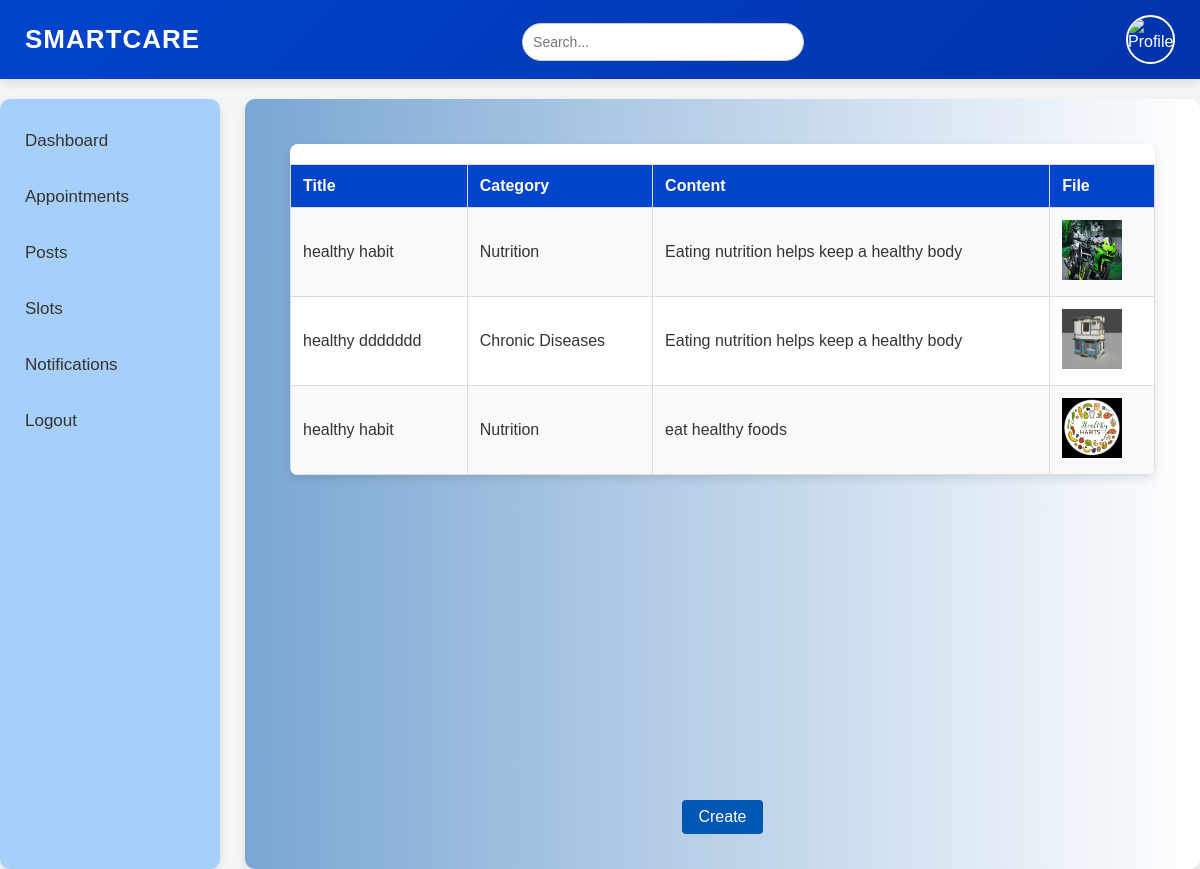
Page /api/docposts (signed in) on the earlier database version.
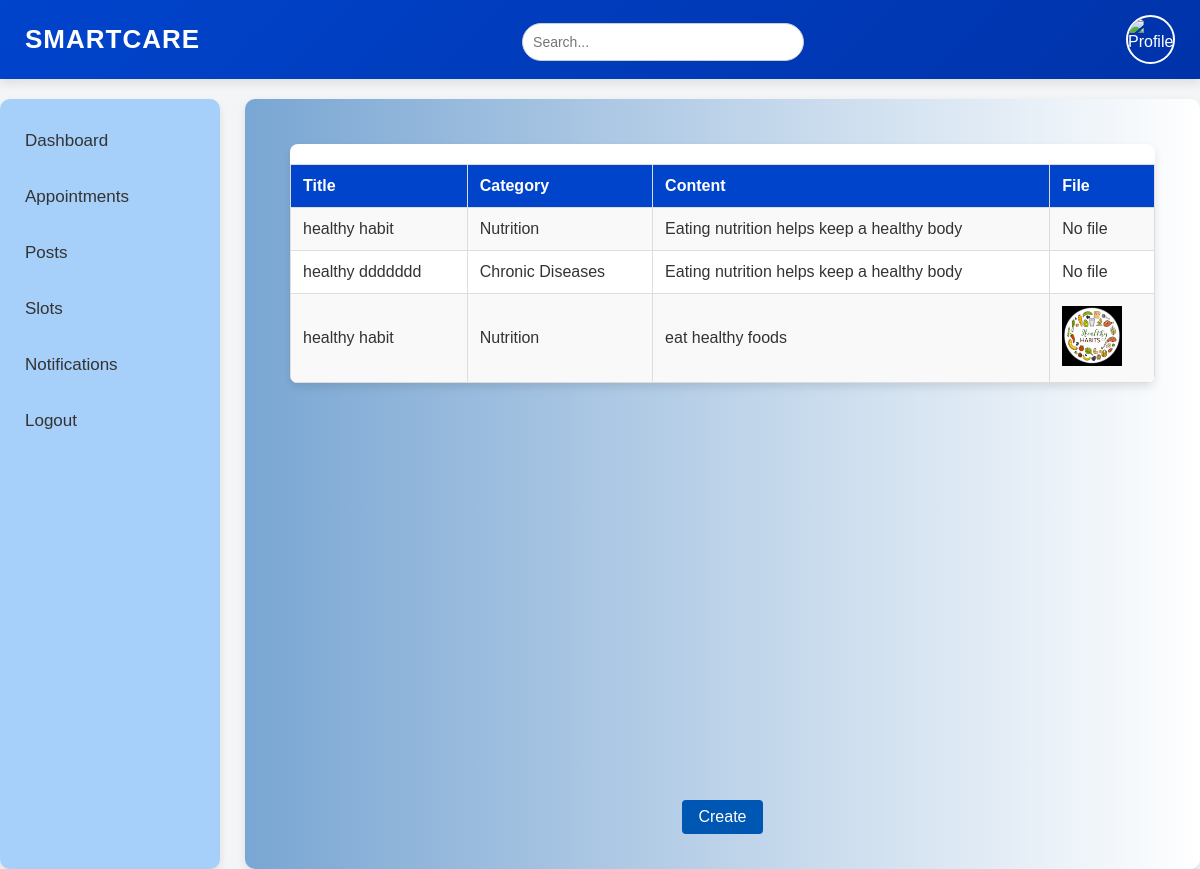
Same page on the later database version.
### Predictivehealthapp/models.py (models this page shows)
class postsTable(models.Model):
    DOCTORID=models.ForeignKey(DoctorTable,on_delete=models.CASCADE,null=True,blank=True)
    title=models.CharField(max_length=100,null=True,blank=True)
    category=models.CharField(max_length=100,null=True,blank=True)
    content=models.CharField(max_length=100,null=True,blank=True)
    filepost=models.FileField(upload_to='posts',null=True,blank=True)
    createdat=models.DateField(auto_now_add=True,null=True,blank=True)
    updatedat=models.DateTimeField(auto_now=True,null=True,blank=True)
    status=models.CharField(max_length=20,null=True,blank=True)

### Predictivehealthapp/views.py (the view)
# urls.py: path('docposts',docposts.as_view(),name="docposts"),
class docposts(View):
    def get(self,request):
        doc_obj=DoctorTable.objects.get(LOGINID_id=request.session['user_id'])
        obj=postsTable.objects.filter(DOCTORID_id=doc_obj.id)
        return render(request,'doctor/doc-posts.html',{'obj':obj})

### templates/doctor/doc-posts.html (shortened to what this page needs)
{% extends 'doctor/doc-dashboard.html'%}
{% block body %}
<body>
    <div class="container">
        <div class="main">
            <div class="post">
               <table border="1">
                <tr>
                    <th>Title</th>
                    <th>Category</th>
                    <th>Content</th>
                    <th>File</th>
                </tr>
                {% for i in obj %}
                <tr>
                    <td>{{i.title}}</td>
                    <td>{{i.category}}</td>
                    <td>{{i.content}}</td>
                    {% if i.filepost %}
                    <td><img src="{{i.filepost.url}}" alt="error" width="60" height="60"></td>
                    {% else %}
                    <td>No file</td>
                    {% endif %}
                </tr>
                {% endfor %}
               </table>
            </div>
        </div>
        <br><br>
        <footer class="foot">
            <nav>
                <a href="/docaddpost">Create</a>
            </nav>
        </footer>
    </div>
</body>
{% endblock %}

Differences in the rows shown:
changed postsTable (number 1 of 3 on the later page): filepost: picture removed; now shows "No file"
changed postsTable "healthy ddddddd": filepost: picture removed; now shows "No file"
